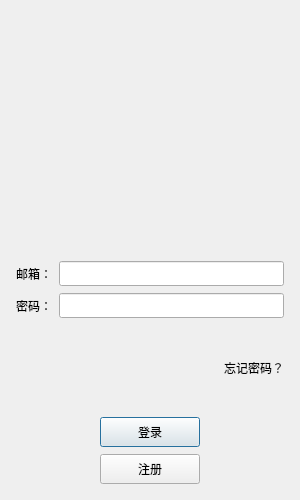
<?xml version="1.0" encoding="UTF-8"?>
<ui version="4.0">
 <class>LoginDialog</class>
 <widget class="QDialog" name="LoginDialog">
  <property name="geometry">
   <rect>
    <x>0</x>
    <y>0</y>
    <width>300</width>
    <height>500</height>
   </rect>
  </property>
  <property name="minimumSize">
   <size>
    <width>300</width>
    <height>500</height>
   </size>
  </property>
  <property name="maximumSize">
   <size>
    <width>300</width>
    <height>500</height>
   </size>
  </property>
  <property name="windowTitle">
   <string>Dialog</string>
  </property>
  <layout class="QVBoxLayout" name="verticalLayout_3">
   <item>
    <layout class="QVBoxLayout" name="verticalLayout">
     <property name="spacing">
      <number>7</number>
     </property>
     <property name="leftMargin">
      <number>5</number>
     </property>
     <property name="topMargin">
      <number>5</number>
     </property>
     <property name="rightMargin">
      <number>5</number>
     </property>
     <property name="bottomMargin">
      <number>5</number>
     </property>
     <item>
      <widget class="QWidget" name="head_widget" native="true">
       <property name="minimumSize">
        <size>
         <width>25</width>
         <height>25</height>
        </size>
       </property>
       <layout class="QGridLayout" name="gridLayout">
        <item row="1" column="0">
         <widget class="QLabel" name="head_label">
          <property name="minimumSize">
           <size>
            <width>200</width>
            <height>200</height>
           </size>
          </property>
          <property name="maximumSize">
           <size>
            <width>200</width>
            <height>200</height>
           </size>
          </property>
          <property name="text">
           <string/>
          </property>
          <property name="alignment">
           <set>Qt::AlignCenter</set>
          </property>
         </widget>
        </item>
        <item row="0" column="0">
         <widget class="QLabel" name="err_tip">
          <property name="text">
           <string/>
          </property>
          <property name="alignment">
           <set>Qt::AlignCenter</set>
          </property>
         </widget>
        </item>
       </layout>
      </widget>
     </item>
     <item>
      <layout class="QHBoxLayout" name="horizontalLayout">
       <item>
        <widget class="QLabel" name="email_label">
         <property name="minimumSize">
          <size>
           <width>0</width>
           <height>25</height>
          </size>
         </property>
         <property name="maximumSize">
          <size>
           <width>16777215</width>
           <height>25</height>
          </size>
         </property>
         <property name="text">
          <string>邮箱：</string>
         </property>
        </widget>
       </item>
       <item>
        <widget class="QLineEdit" name="email_edit">
         <property name="minimumSize">
          <size>
           <width>0</width>
           <height>25</height>
          </size>
         </property>
         <property name="maximumSize">
          <size>
           <width>16777215</width>
           <height>25</height>
          </size>
         </property>
        </widget>
       </item>
      </layout>
     </item>
     <item>
      <layout class="QHBoxLayout" name="horizontalLayout_2">
       <item>
        <widget class="QLabel" name="pass_label">
         <property name="minimumSize">
          <size>
           <width>0</width>
           <height>25</height>
          </size>
         </property>
         <property name="maximumSize">
          <size>
           <width>16777215</width>
           <height>25</height>
          </size>
         </property>
         <property name="text">
          <string>密码：</string>
         </property>
        </widget>
       </item>
       <item>
        <widget class="QLineEdit" name="pass_edit">
         <property name="minimumSize">
          <size>
           <width>0</width>
           <height>25</height>
          </size>
         </property>
         <property name="maximumSize">
          <size>
           <width>16777215</width>
           <height>25</height>
          </size>
         </property>
        </widget>
       </item>
      </layout>
     </item>
     <item>
      <layout class="QHBoxLayout" name="horizontalLayout_3">
       <item>
        <spacer name="horizontalSpacer">
         <property name="orientation">
          <enum>Qt::Horizontal</enum>
         </property>
         <property name="sizeHint" stdset="0">
          <size>
           <width>40</width>
           <height>20</height>
          </size>
         </property>
        </spacer>
       </item>
       <item>
        <widget class="ClickedLabel" name="forget_label">
         <property name="text">
          <string>忘记密码？</string>
         </property>
         <property name="alignment">
          <set>Qt::AlignLeading|Qt::AlignLeft|Qt::AlignVCenter</set>
         </property>
        </widget>
       </item>
      </layout>
     </item>
     <item>
      <layout class="QHBoxLayout" name="horizontalLayout_5">
       <item>
        <spacer name="horizontalSpacer_2">
         <property name="orientation">
          <enum>Qt::Horizontal</enum>
         </property>
         <property name="sizeHint" stdset="0">
          <size>
           <width>40</width>
           <height>20</height>
          </size>
         </property>
        </spacer>
       </item>
       <item>
        <widget class="QPushButton" name="login_btn">
         <property name="minimumSize">
          <size>
           <width>100</width>
           <height>30</height>
          </size>
         </property>
         <property name="text">
          <string>登录</string>
         </property>
        </widget>
       </item>
       <item>
        <spacer name="horizontalSpacer_3">
         <property name="orientation">
          <enum>Qt::Horizontal</enum>
         </property>
         <property name="sizeHint" stdset="0">
          <size>
           <width>40</width>
           <height>20</height>
          </size>
         </property>
        </spacer>
       </item>
      </layout>
     </item>
     <item>
      <layout class="QHBoxLayout" name="horizontalLayout_6">
       <item>
        <spacer name="horizontalSpacer_4">
         <property name="orientation">
          <enum>Qt::Horizontal</enum>
         </property>
         <property name="sizeHint" stdset="0">
          <size>
           <width>40</width>
           <height>20</height>
          </size>
         </property>
        </spacer>
       </item>
       <item>
        <widget class="QPushButton" name="reg_btn">
         <property name="minimumSize">
          <size>
           <width>100</width>
           <height>30</height>
          </size>
         </property>
         <property name="text">
          <string>注册</string>
         </property>
        </widget>
       </item>
       <item>
        <spacer name="horizontalSpacer_5">
         <property name="orientation">
          <enum>Qt::Horizontal</enum>
         </property>
         <property name="sizeHint" stdset="0">
          <size>
           <width>40</width>
           <height>20</height>
          </size>
         </property>
        </spacer>
       </item>
      </layout>
     </item>
    </layout>
   </item>
  </layout>
 </widget>
 <customwidgets>
  <customwidget>
   <class>ClickedLabel</class>
   <extends>QLabel</extends>
   <header>clickedlabel.h</header>
  </customwidget>
 </customwidgets>
 <resources/>
 <connections/>
</ui>
